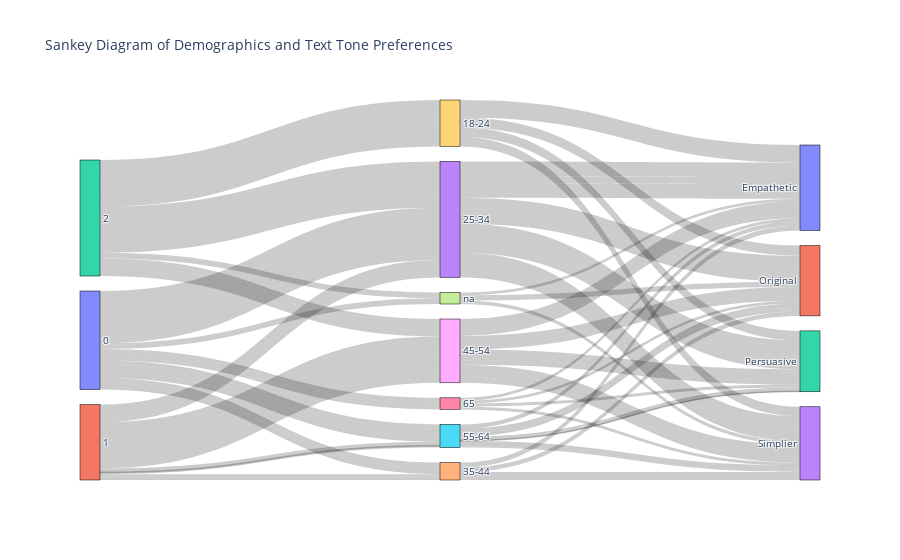

Notebook code for this chart:
### Code cell
import plotly.graph_objects as go

# Example data setup (you may need to adjust based on your actual data structure)
# Assuming df_umap has columns: 'Cluster', 'age', 'income', 'tone', and 'count'

# Aggregate the data for Sankey diagram
sankey_data = df_umap.groupby(['Cluster', 'age', 'tone']).size().reset_index(name='count')

# Prepare data for Sankey diagram
clusters = sankey_data['Cluster'].unique()
ages = sankey_data['age'].unique()
tones = sankey_data['tone'].unique()

# Create node labels
node_labels = list(clusters) + list(ages) + list(tones)

# Create node indices
cluster_indices = list(range(len(clusters)))
age_indices = list(range(len(clusters), len(clusters) + len(ages)))
tone_indices = list(range(len(clusters) + len(ages), len(node_labels)))

# Create links
links = {
    'source': [],
    'target': [],
    'value': []
}

for _, row in sankey_data.iterrows():
    cluster_idx = cluster_indices[clusters.tolist().index(row['Cluster'])]
    age_idx = age_indices[ages.tolist().index(row['age'])]
    tone_idx = tone_indices[tones.tolist().index(row['tone'])]
    
    links['source'].append(cluster_idx)
    links['target'].append(age_idx)
    links['value'].append(row['count'])

    links['source'].append(age_idx)
    links['target'].append(tone_idx)
    links['value'].append(row['count'])

# Create Sankey diagram
fig = go.Figure(data=[go.Sankey(
    node=dict(
        pad=15,
        thickness=20,
        line=dict(color='black', width=0.5),
        label=node_labels
    ),
    link=dict(
        source=links['source'],
        target=links['target'],
        value=links['value']
    )
)])

fig.update_layout(title_text='Sankey Diagram of Demographics and Text Tone Preferences', font_size=10)
fig.show()

### Figure 1 — Plotly figure (JSON) as saved in the notebook; plotly's stock layout.template omitted (floating-point values rounded to 4 significant figures)
{"data": [{"link": {"source": [0, 3, 0, 3, 0, 3, 0, 3, 0, 4, 0, 4, 0, 4, 0, 5, 0, 5, 0, 5, 0, 5, 0, 6, 0, 6, 0, 6, 0, 6, 0, 7, 0, 7, 0, 7, 1, 3, 1, 3, 1, 3, 1, 3, 1, 4, 1, 4, 1, 4, 1, 8, 1, 8, 1, 8, 1, 8, 1, 5, 1, 5, 1, 5, 2, 9, 2, 9, 2, 9, 2, 9, 2, 3, 2, 3, 2, 3, 2, 3, 2, 8, 2, 8, 2, 8, 2, 8, 2, 7, 2, 7, 2, 7], "target": [3, 10, 3, 11, 3, 12, 3, 13, 4, 10, 4, 11, 4, 13, 5, 10, 5, 11, 5, 12, 5, 13, 6, 10, 6, 11, 6, 12, 6, 13, 7, 10, 7, 11, 7, 13, 3, 10, 3, 11, 3, 12, 3, 13, 4, 10, 4, 11, 4, 13, 8, 10, 8, 11, 8, 12, 8, 13, 5, 11, 5, 12, 5, 13, 9, 10, 9, 11, 9, 12, 9, 13, 3, 10, 3, 11, 3, 12, 3, 13, 8, 10, 8, 11, 8, 12, 8, 13, 7, 10, 7, 11, 7, 13], "value": [20, 20, 16, 16, 19, 19, 17, 17, 4, 4, 4, 4, 8, 8, 6, 6, 6, 6, 5, 5, 7, 7, 4, 4, 4, 4, 4, 4, 4, 4, 2, 2, 3, 3, 3, 3, 10, 10, 6, 6, 4, 4, 4, 4, 3, 3, 2, 2, 3, 3, 19, 19, 13, 13, 15, 15, 17, 17, 5, 5, 1, 1, 2, 2, 24, 24, 14, 14, 13, 13, 13, 13, 20, 20, 14, 14, 17, 17, 13, 13, 4, 4, 6, 6, 6, 6, 8, 8, 2, 2, 4, 4, 2, 2]}, "node": {"label": [0, 1, 2, "25-34", "35-44", "55-64", "65", "na", "45-54", "18-24", "Empathetic", "Original", "Persuasive", "Simplier"], "line": {"color": "black", "width": 0.5}, "pad": 15, "thickness": 20}, "type": "sankey"}], "layout": {"font": {"size": 10}, "title": {"text": "Sankey Diagram of Demographics and Text Tone Preferences"}}}
